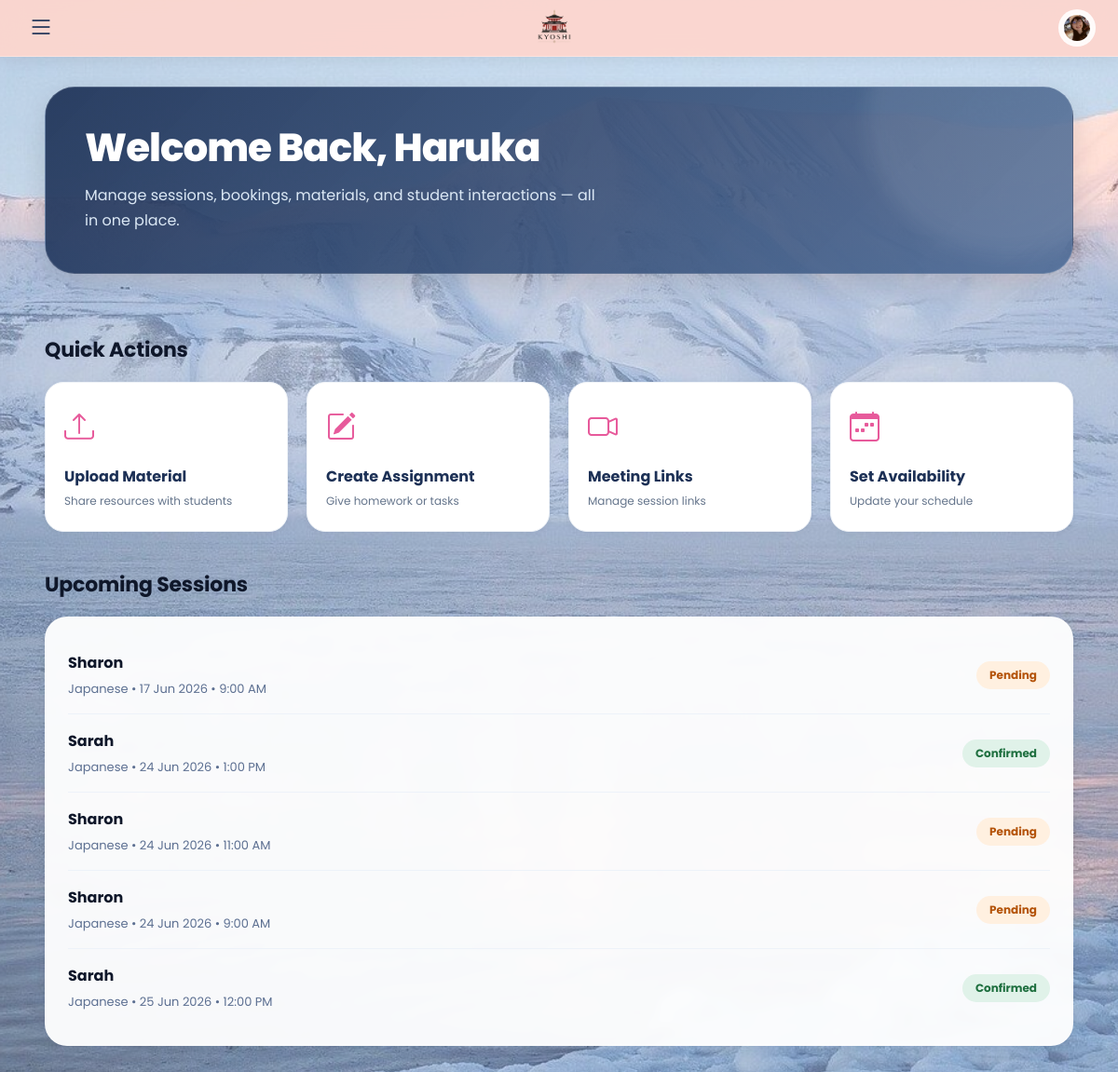
Page /php/tutor_dashboard.php (signed in) on the earlier database version.
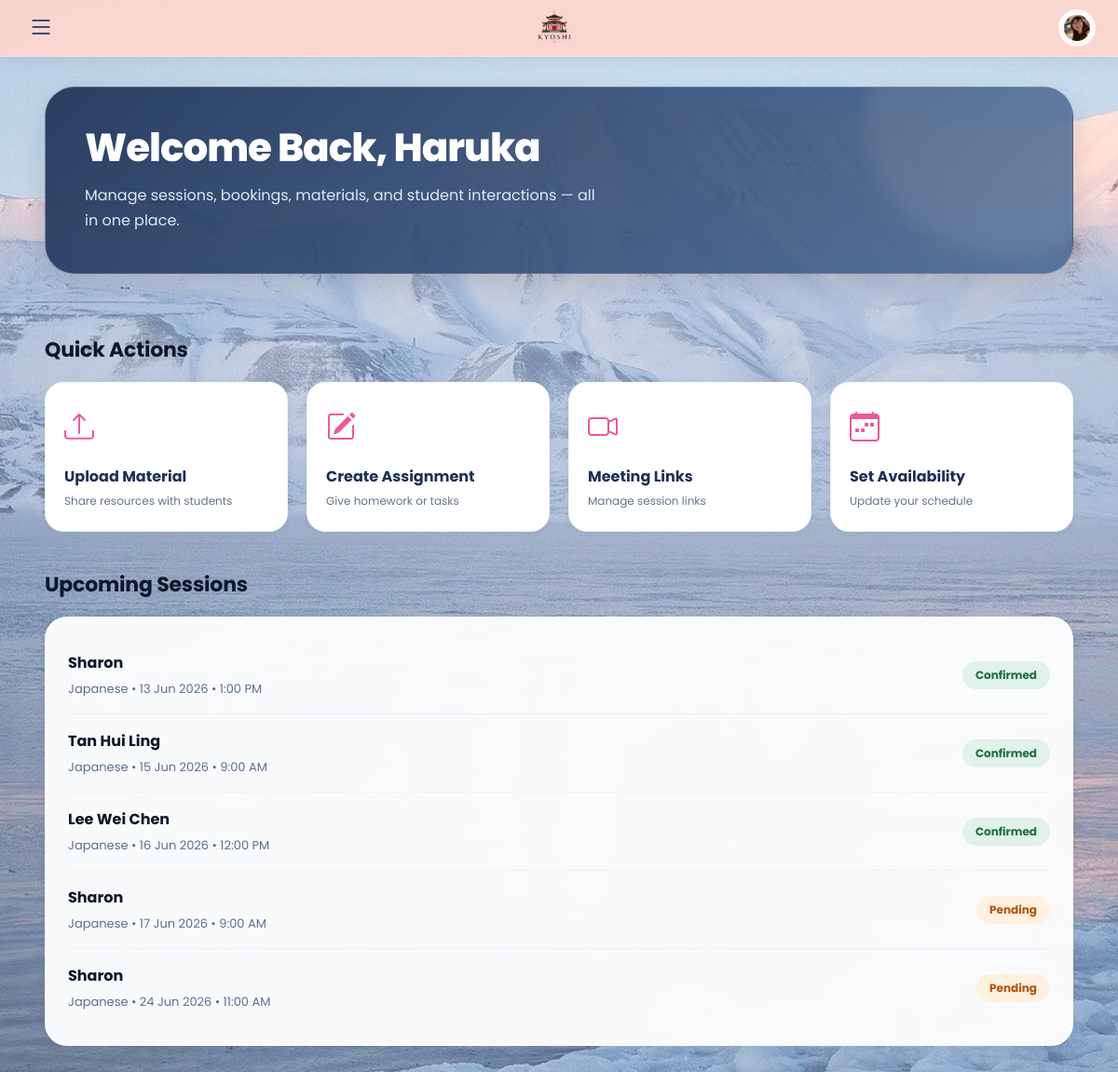
Same page on the later database version.
### tables this page shows
CREATE TABLE `bookings` (
  `id` int(11) NOT NULL,
  `student_id` int(11) NOT NULL,
  `tutor_id` int(11) NOT NULL,
  `language` varchar(50) NOT NULL,
  `learning_mode` enum('online','face_to_face') NOT NULL,
  `booking_date` date NOT NULL,
  `booking_time` time NOT NULL,
  `total_amount` decimal(10,2) DEFAULT 0.00,
  `status` enum('pending','accepted','confirmed','rescheduled','completed','cancelled','disputed') DEFAULT 'pending',
  `completed_at` datetime DEFAULT NULL,
  `auto_completed` tinyint(1) DEFAULT 0,
  `cancelled_by` enum('student','tutor','admin') DEFAULT NULL,
  `cancel_reason` text DEFAULT NULL,
  `meeting_location` varchar(255) DEFAULT NULL,
  `created_at` timestamp NOT NULL DEFAULT current_timestamp(),
  `notes` text DEFAULT NULL,
  `focus` varchar(255) DEFAULT NULL,
  `meeting_link` varchar(500) DEFAULT NULL,
  `link_provided_at` datetime DEFAULT NULL,
  `link_reminder_sent` tinyint(1) DEFAULT 0,
  `proficiency_level` varchar(20) DEFAULT 'beginner',
  `reminder_sent` tinyint(4) DEFAULT 0
);

CREATE TABLE `users` (
  `id` int(11) NOT NULL,
  `fullname` varchar(100) NOT NULL,
  `email` varchar(100) NOT NULL,
  `password` varchar(255) NOT NULL,
  `phone` varchar(30) DEFAULT NULL,
  `role` enum('student','tutor','admin') NOT NULL,
  `profile_pic` varchar(255) DEFAULT NULL,
  `created_at` timestamp NOT NULL DEFAULT current_timestamp(),
  `status` varchar(20) DEFAULT 'approved',
  `verification_token` varchar(255) DEFAULT NULL,
  `is_verified` tinyint(1) DEFAULT 0,
  `google_calendar_connected` tinyint(1) DEFAULT 0,
  `google_calendar_asked` tinyint(1) DEFAULT 0,
  `deactivated_at` datetime DEFAULT NULL,
  `deactivation_reason` text DEFAULT NULL,
  `first_promo_applied` tinyint(4) DEFAULT 0,
  `is_first_purchase` tinyint(4) DEFAULT 1,
  `promo_code_used` varchar(50) DEFAULT NULL
);

### php/tutor_dashboard.php (the view, shortened to what this page needs)
<?php
include 'config.php';
$assetBase = '../assets/img';
$userID = $_SESSION['user_id'];
$stmt = $conn->prepare("
    SELECT *
    FROM users
    WHERE id = ? AND role = 'tutor'
");
$stmt->bind_param("i", $userID);
$stmt->execute();
$user = $stmt->get_result()->fetch_assoc();
$displayName = $user['fullname'];
$profilePic = !empty($user['profile_pic'])
    ? '../uploads/profiles/' . $user['profile_pic']
    : $assetBase . '/profile-tutor.png';
$firstName = explode(' ', trim($displayName))[0];
$stmt = $conn->prepare("
    SELECT b.*, u.fullname AS student_name
    FROM bookings b
    JOIN users u ON b.student_id = u.id
    WHERE b.tutor_id = ?
    AND b.booking_date >= CURDATE()
    AND b.status IN ('pending', 'confirmed')
    ORDER BY b.booking_date ASC
    LIMIT 5
");
$stmt->bind_param("i", $userID);
$stmt->execute();
$upcomingSessions = $stmt->get_result()->fetch_all(MYSQLI_ASSOC);
function e($value){
    return htmlspecialchars($value ?? '', ENT_QUOTES, 'UTF-8');
}
?>
<!DOCTYPE html>
<html lang="en">
<head>
<link rel="stylesheet" href="https://cdn.jsdelivr.net/npm/bootstrap-icons@1.13.1/font/bootstrap-icons.min.css">
<link rel="stylesheet" href="../css/style.css">
</head>
<body>
<header class="topbar">
<div class="container">
<nav class="nav">
    <button class="hamburger-menu" id="hamburgerBtn">
    <i class="bi bi-list"></i>
</button>
    <a href="tutor_dashboard.php" class="brand">
        <img src="<?= e($assetBase) ?>/logo.png" alt="Kyoshi">
    </a>
<div class="nav-actions">
    <div style="position:relative;">
        <button class="profile" onclick="toggleDropdown()">
            <img src="<?= e($profilePic) ?>">
        </button>
    </div>
</div>
</nav>
</div>
</header>
<div class="main">
<div class="hero">
    <div class="hero-left">
        <h1>Welcome Back, <?= e($firstName) ?></h1>
        <p>Manage sessions, bookings, materials, and student interactions — all in one place.</p>
    </div>
</div>
<br>
<div class="section">
    <h2 class="section-title">Quick Actions</h2>
    <div class="quick-actions-section">
        <div class="quick-actions-grid">
            <a href="select_booking.php?action=upload" class="quick-card">
                <i class="bi bi-upload"></i>
                <span>Upload Material</span>
                <small>Share resources with students</small>
            </a>
            <a href="select_booking.php?action=assignment" class="quick-card">
                <i class="bi bi-pencil-square"></i>
                <span>Create Assignment</span>
                <small>Give homework or tasks</small>
            </a>
            <a href="meeting_links.php" class="quick-card">
                <i class="bi bi-camera-video"></i>
                <span>Meeting Links</span>
                <small>Manage session links</small>
            </a>
            <a href="availability.php" class="quick-card">
                <i class="bi bi-calendar-week"></i>
                <span>Set Availability</span>
                <small>Update your schedule</small>
            </a>
        </div>
    </div>
</div>
<div class="section">
    <h2 class="section-title">Upcoming Sessions</h2>
    <div class="session-box">
        <?php if(empty($upcomingSessions)): ?>
            <p style="color:#5c6f91; padding: 16px 0;">📭 No upcoming sessions scheduled.</p>
        <?php else: ?>
            <?php foreach($upcomingSessions as $session): ?>
                <div class="session-item">
                    <div class="session-left">
                        <h4><?= e($session['student_name']) ?></h4>
                        <p>
                            <?= e($session['language']) ?> •
                            <?= date('d M Y', strtotime($session['booking_date'])) ?> •
                            <?= date('g:i A', strtotime($session['booking_time'])) ?>
                        </p>
                    </div>
                    <div class="status <?= e($session['status']) ?>">
                        <?= ucfirst(e($session['status'])) ?>
                    </div>
                </div>
            <?php endforeach; ?>
        <?php endif; ?>
    </div>
</div>
</div>
</body>
</html>

Differences in the rows shown:
removed bookings: student.fullname "Sarah", language "Japanese", booking_date "24 Jun 2026", booking_time "1:00 PM", status "Confirmed"
no longer on this page (row unchanged): bookings: student.fullname "Sharon", language "Japanese", booking_date "24 Jun 2026", booking_time "9:00 AM", status "Pending"
removed bookings: student.fullname "Sarah", language "Japanese", booking_date "25 Jun 2026", booking_time "12:00 PM", status "Confirmed"
now on this page (row edited): bookings: student.fullname "Sharon", language "Japanese", booking_date "13 Jun 2026", booking_time "1:00 PM", status "Confirmed"
added bookings: student.fullname "Tan Hui Ling", language "Japanese", booking_date "15 Jun 2026", booking_time "9:00 AM", status "Confirmed"
added bookings: student.fullname "Lee Wei Chen", language "Japanese", booking_date "16 Jun 2026", booking_time "12:00 PM", status "Confirmed"
